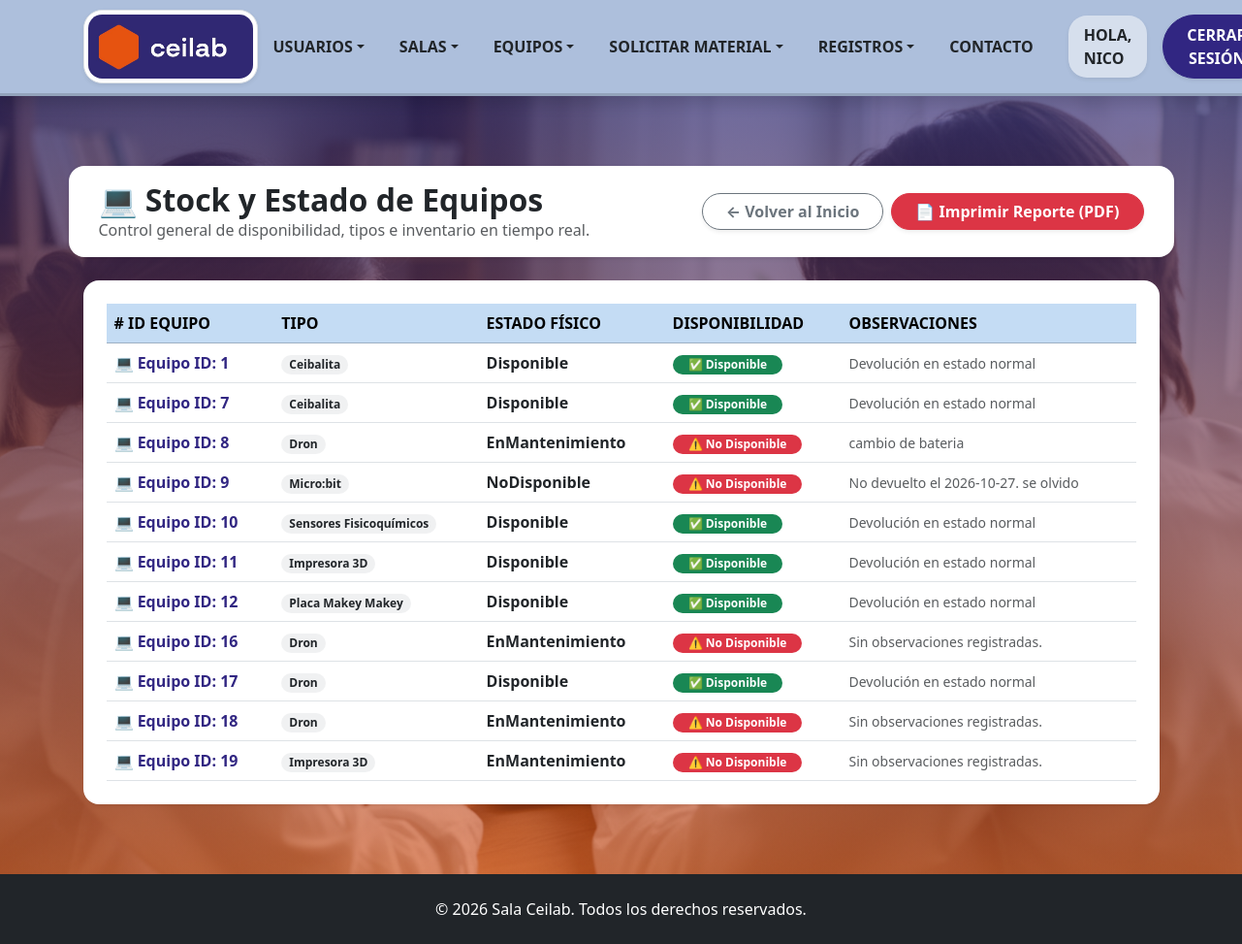
The page /Formularios/stockEquipos.php (signed in) on the database as committed earlier.
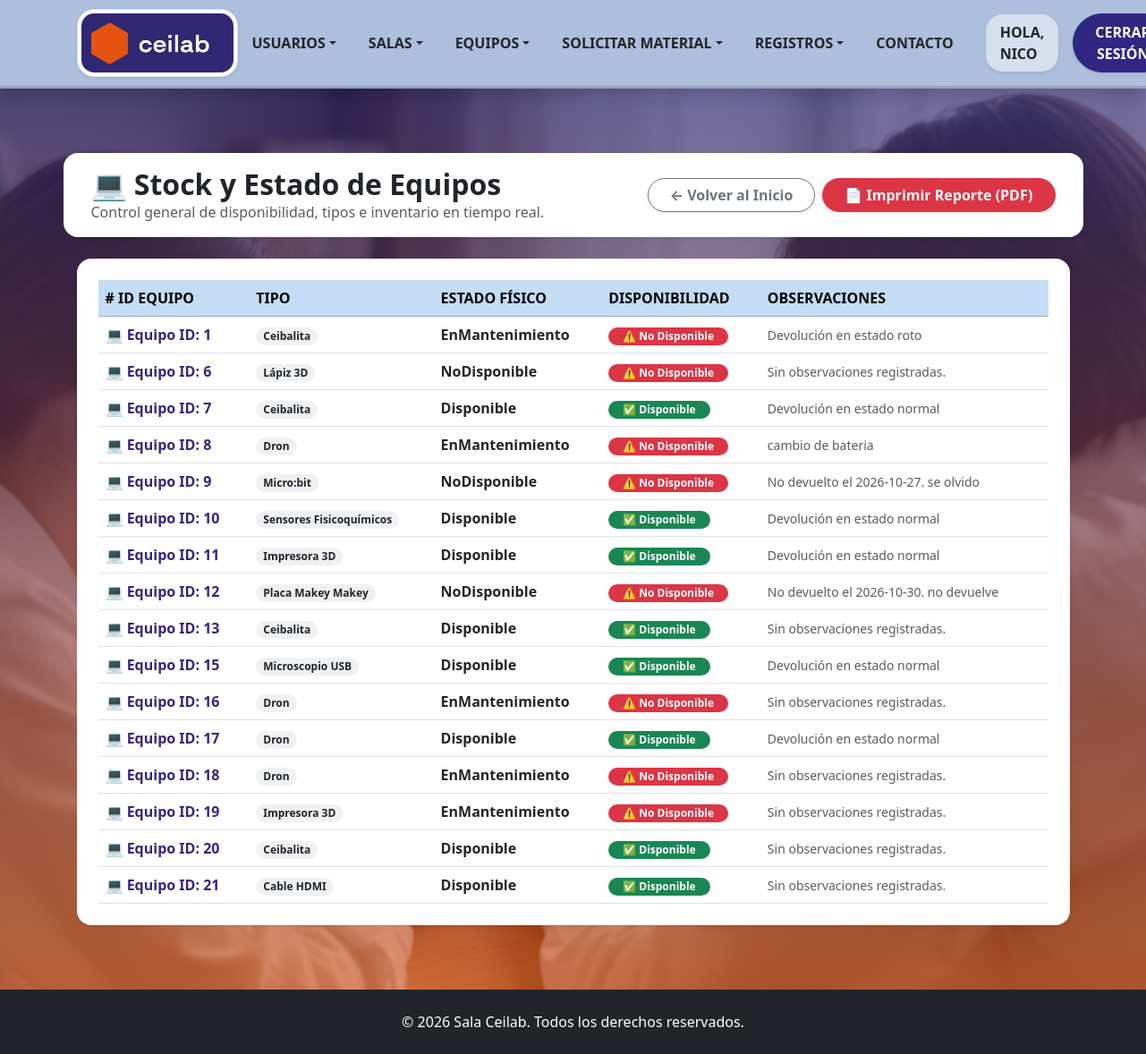
The same page on the database as committed later.
### tables this page shows
CREATE TABLE `equipo` (
  `IDEquipo` int(50) NOT NULL,
  `Estado` varchar(50) NOT NULL,
  `Observaciones` varchar(50) DEFAULT NULL,
  `Tipo` varchar(50) DEFAULT NULL,
  `IDSala_ceilab` int(11) NOT NULL,
  `Disponibilidad` tinyint(1) DEFAULT NULL,
  `activo` tinyint(1) NOT NULL DEFAULT 1
);

### Clases/ClsEquipo.php (called while the page is built, shortened)
<?php
class ClsEquipo {
    public function listarEquipos($filtroTipo = '', $filtroDisponibilidad = '') {
        $objConexion = new Conexion();
        $link = $objConexion->conectar();
        $sql = "SELECT IDEquipo, Estado, Observaciones, Tipo, IDSala_ceilab, Disponibilidad
                FROM equipo WHERE activo = 1";
        $sql .= " ORDER BY IDEquipo ASC";
        $resultado = mysqli_query($link, $sql);
        $equipos = [];
        if ($resultado) {
            while ($row = mysqli_fetch_assoc($resultado)) {
                $equipos[] = $row;
            }
        }
        return $equipos;
    }
}
?>

### Formularios/stockEquipos.php (the view, shortened to what the changed rows need)
<?php
require_once '../Clases/ClsEquipo.php';
$objEquipo = new ClsEquipo();
$equipos = $objEquipo->listarEquipos();
?>
<!doctype html>
<html lang="es">
<head>
    <link href="../bootstrap_theme/bootstrap.css" rel="stylesheet" type="text/css">
    <link rel="stylesheet" href="../Estilos/blocks.css">
    <link href="../Estilos/style.css" rel="stylesheet">
    <link href="../Estilos/CSSImpresion.css" rel="stylesheet" type="text/css" media="print">
</head>
<body class="d-flex flex-column min-vh-100 bg-light">
    <section class="hero-section flex-fill pb-5 pt-5">
    <div class="container my-4">
        <div class="row mb-4 align-items-center bg-white p-3 shadow-sm rounded">
            <div class="col-md-6">
                <h2 class="fw-bold text-dark mb-0">💻 Stock y Estado de Equipos</h2>
            </div>
        </div>
        <div class="card border-0 shadow-sm rounded-4 p-4 bg-white">
            <?php if (!empty($equipos)): ?>
                <div class="table-responsive">
                    <table class="table table-hover align-middle mb-0">
                        <thead class="table-light text-uppercase fs-7 text-muted">
                            <tr>
                                <th># ID Equipo</th>
                                <th>Tipo</th>
                                <th>Estado Físico</th>
                                <th>Disponibilidad</th>
                                <th>Observaciones</th>
                            </tr>
                        </thead>
                        <tbody>
                            <?php foreach ($equipos as $row):
                                $estaDisponible = ($row['Disponibilidad'] == 1);
                                if ($estaDisponible) {
                                    $badgeClass = 'bg-success text-white';
                                    $textoDisponibilidad = '✅ Disponible';
                                } else {
                                    $badgeClass = 'bg-danger text-white';
                                    $textoDisponibilidad = '⚠️ No Disponible';
                                }
                            ?>
                                <tr>
                                    <td class="fw-bold text-primary">
                                        💻 Equipo ID: <?php echo htmlspecialchars($row['IDEquipo']); ?>
                                    </td>
                                    <td>
                                        <span class="badge bg-secondary bg-opacity-10 text-dark px-2 py-1">
                                            <?php echo htmlspecialchars($row['Tipo']); ?>
                                        </span>
                                    </td>
                                    <td>
                                        <span class="fw-semibold text-dark">
                                            <?php echo htmlspecialchars($row['Estado']); ?>
                                        </span>
                                    </td>
                                    <td>
                                        <span class="badge <?php echo $badgeClass; ?> px-3 py-1 rounded-pill fw-bold">
                                            <?php echo $textoDisponibilidad; ?>
                                        </span>
                                    </td>
                                    <td>
                                        <span class="text-muted small">
                                            <?php echo !empty($row['Observaciones']) ? htmlspecialchars($row['Observaciones']) : 'Sin observaciones registradas.'; ?>
                                        </span>
                                    </td>
                                </tr>
                            <?php endforeach; ?>
                        </tbody>
                    </table>
                </div>
            <?php else: ?>
                <div class="text-center py-5">
                    <p class="fs-5 text-muted mb-0">No hay equipos activos registrados en el sistema actualmente.</p>
                </div>
            <?php endif; ?>
        </div>
    </div>
    </section>
</body>
</html>

Rows that differ between the two databases and show on the page:
changed equipo id 1: Estado "Disponible" → "EnMantenimiento"; Disponibilidad "✅ Disponible" → "⚠️ No Disponible"; Observaciones "Devolución en estado normal" → "Devolución en estado roto"
now on this page (row edited): equipo: IDEquipo "6", Tipo "Lápiz 3D", Estado "NoDisponible", Disponibilidad "⚠️ No Disponible", Observaciones "Sin observaciones registradas."
changed equipo "Placa Makey Makey": Estado "Disponible" → "NoDisponible"; Disponibilidad "✅ Disponible" → "⚠️ No Disponible"; Observaciones "Devolución en estado normal" → "No devuelto el 2026-10-30. no devuelve"
now on this page (row edited): equipo: IDEquipo "13", Tipo "Ceibalita", Estado "Disponible", Disponibilidad "✅ Disponible", Observaciones "Sin observaciones registradas."
now on this page (row edited): equipo: IDEquipo "15", Tipo "Microscopio USB", Estado "Disponible", Disponibilidad "✅ Disponible", Observaciones "Devolución en estado normal"
added equipo: IDEquipo "20", Tipo "Ceibalita", Estado "Disponible", Disponibilidad "✅ Disponible", Observaciones "Sin observaciones registradas."
added equipo: IDEquipo "21", Tipo "Cable HDMI", Estado "Disponible", Disponibilidad "✅ Disponible", Observaciones "Sin observaciones registradas."
